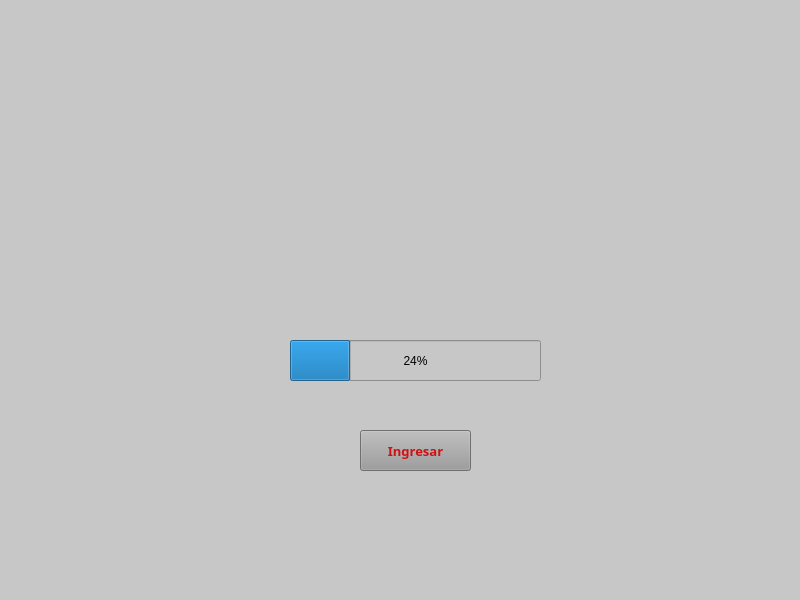
<?xml version="1.0" encoding="UTF-8"?>
<ui version="4.0">
 <class>MainWindow</class>
 <widget class="QMainWindow" name="MainWindow">
  <property name="geometry">
   <rect>
    <x>0</x>
    <y>0</y>
    <width>800</width>
    <height>600</height>
   </rect>
  </property>
  <property name="windowTitle">
   <string/>
  </property>
  <property name="styleSheet">
   <string notr="true">background-color: rgb(199, 199, 199);</string>
  </property>
  <widget class="QWidget" name="centralwidget">
   <widget class="QProgressBar" name="progressBar">
    <property name="geometry">
     <rect>
      <x>290</x>
      <y>340</y>
      <width>251</width>
      <height>41</height>
     </rect>
    </property>
    <property name="value">
     <number>24</number>
    </property>
   </widget>
   <widget class="QLabel" name="lb">
    <property name="geometry">
     <rect>
      <x>170</x>
      <y>40</y>
      <width>471</width>
      <height>261</height>
     </rect>
    </property>
    <property name="font">
     <font>
      <pointsize>21</pointsize>
     </font>
    </property>
    <property name="text">
     <string/>
    </property>
    <property name="pixmap">
     <pixmap>:/prefijoNuevo/Fondo.png</pixmap>
    </property>
    <property name="alignment">
     <set>Qt::AlignCenter</set>
    </property>
   </widget>
   <widget class="QPushButton" name="btn">
    <property name="geometry">
     <rect>
      <x>360</x>
      <y>430</y>
      <width>111</width>
      <height>41</height>
     </rect>
    </property>
    <property name="font">
     <font>
      <family>ITC Avant Garde Std Bk Cn</family>
      <pointsize>10</pointsize>
      <weight>75</weight>
      <bold>true</bold>
     </font>
    </property>
    <property name="styleSheet">
     <string notr="true">background-color: rgb(155, 155, 155);
color: rgb(206, 18, 18);</string>
    </property>
    <property name="text">
     <string>Ingresar</string>
    </property>
   </widget>
  </widget>
  <widget class="QStatusBar" name="statusbar"/>
 </widget>
 <resources>
  <include location="IMAGENES.qrc"/>
 </resources>
 <connections/>
</ui>
